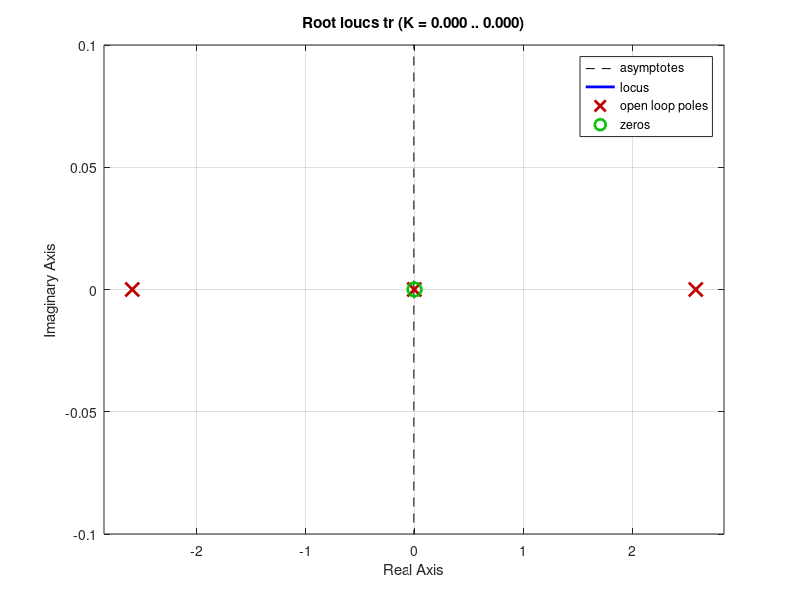

The MATLAB script that drew this image:
clc
clear all
close all

M = 6.0;
m = 1.5;
L= 1.0;
I= 1;
kv= 0.02;
b= 0.02;
g=9.81;

x1 = m^2*L^2-(M+m)*(I+m*L^2);
x2 = -(M+m)*kv-b*(I+m*L^2);
x3 = (M+m)*(m*g*L)-kv*b;
x4 = b*m*g*L;

coef = [x1 x2 x3 x4];
roots(coef)

tr = tf([m*L 0],[x1 x2 x3 x4]);
p = pole(tr)
impulse(tr)
rlocus(tr)